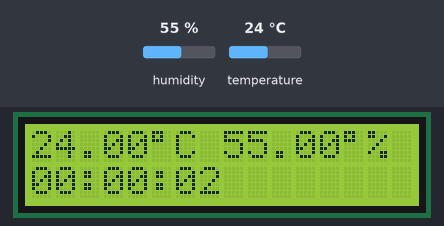
Simulated run of this sketch. Board: ESP32. Parts: 16×2 character LCD. Inputs (shaded band) come from the test bench; at power-on: humidity 55 %, temperature 24 °C. Storage starts empty.

Above: at 3.3 s.
3.4 s: humidity set to 22 %
At 4.9 s:
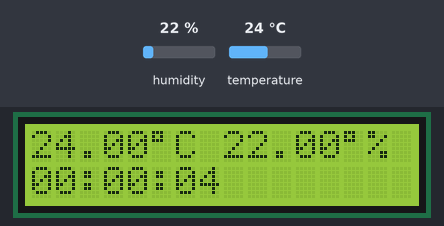
7.7 s: temperature set to 12 °C
At 9.8 s:
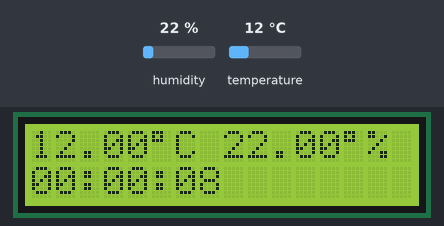
11.9 s: humidity set to 40 %
At 13.4 s:
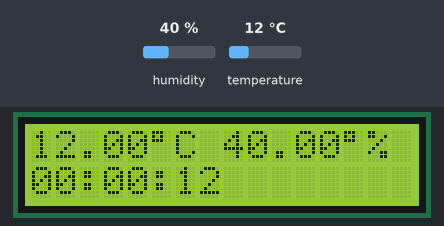
16.0 s: temperature set to 19 °C
At 17.0 s:
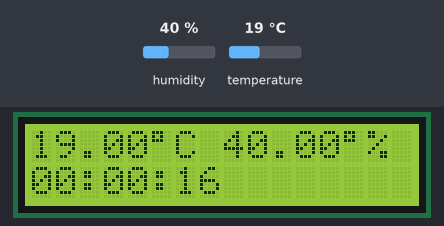
Timing chart, 0 to 19.0 s (numbered marks = the images above; inputs shaded):
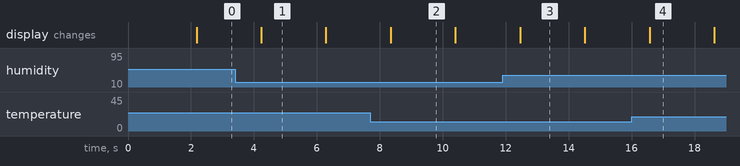

Measured:
- what the display in image 1 shows lasts 2.1 s, from 4.2 s to 6.3 s

The sketch:

esp_final.ino
```cpp
#include "DHT.h"
#include <Wire.h>
#include <LiquidCrystal_I2C.h>
#include <SPI.h>
#include <SD.h>

#define DHTPIN 4
#define DHTTYPE DHT11
#define SD_CS 5

DHT dht(DHTPIN, DHTTYPE);
LiquidCrystal_I2C lcd(0x27, 16, 2);

File dataFile;

void setup() {
  Serial.begin(115200);

  dht.begin();

  Wire.begin(21, 22);

  lcd.init();
  lcd.backlight();

  lcd.print("Initializing...");

  if (!SD.begin(SD_CS)) {
    lcd.setCursor(0,1);
    lcd.print("SD Fail");
    return;
  }

  lcd.clear();
  lcd.print("SD Ready");
  delay(2000);
  lcd.clear();

  // File header
  dataFile = SD.open("/data.txt", FILE_APPEND);
  if (dataFile) {
    dataFile.println("Time,Temp(C),Humidity(%)");
    dataFile.close();
  }
}

void loop() {
  float humidity = dht.readHumidity();
  float temperature = dht.readTemperature();

  if (isnan(humidity) || isnan(temperature)) {
    lcd.setCursor(0,0);
    lcd.print("Sensor Error");
    delay(2000);
    return;
  }

  // ⏱️ Convert millis to HH:MM:SS
  unsigned long totalSeconds = millis() / 1000;
  int hours = totalSeconds / 3600;
  int minutes = (totalSeconds % 3600) / 60;
  int seconds = totalSeconds % 60;

  char timeString[9];
  sprintf(timeString, "%02d:%02d:%02d", hours, minutes, seconds);

  // LCD display
  lcd.setCursor(0,0);

  lcd.print(temperature);
  lcd.print((char)223);
  lcd.print("C ");
  lcd.print(humidity);
  lcd.print((char)223);
  lcd.print("% ");


  lcd.setCursor(0,1);
  lcd.print(timeString);

  // Save to SD
  dataFile = SD.open("/data.txt", FILE_APPEND);
  if (dataFile) {
    dataFile.print(timeString);
    dataFile.print(",");
    dataFile.print(temperature);
    dataFile.print(",");
    dataFile.println(humidity);
    dataFile.close();
  }

  delay(2000); // ✅ every 2 seconds
}
```
